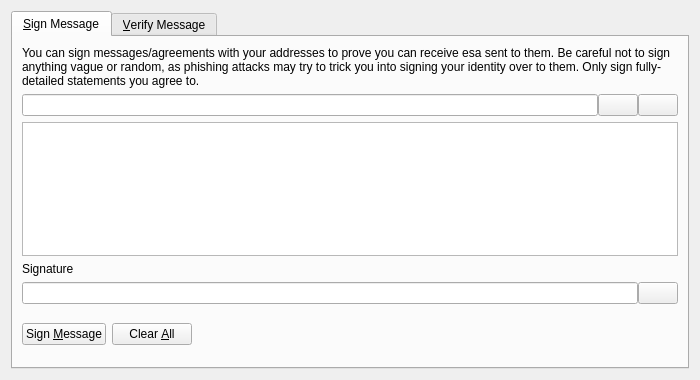
<?xml version="1.0" encoding="UTF-8"?>
<ui version="4.0">
 <class>SignVerifyMessageDialog</class>
 <widget class="QDialog" name="SignVerifyMessageDialog">
  <property name="geometry">
   <rect>
    <x>0</x>
    <y>0</y>
    <width>700</width>
    <height>380</height>
   </rect>
  </property>
  <property name="windowTitle">
   <string>Signatures - Sign / Verify a Message</string>
  </property>
  <property name="modal">
   <bool>true</bool>
  </property>
  <layout class="QVBoxLayout" name="verticalLayout">
   <item>
    <widget class="QTabWidget" name="tabWidget">
     <property name="currentIndex">
      <number>0</number>
     </property>
     <widget class="QWidget" name="tabSignMessage">
      <attribute name="title">
       <string>&amp;Sign Message</string>
      </attribute>
      <layout class="QVBoxLayout" name="verticalLayout_SM">
       <item>
        <widget class="QLabel" name="infoLabel_SM">
         <property name="text">
          <string>You can sign messages/agreements with your addresses to prove you can receive esa sent to them. Be careful not to sign anything vague or random, as phishing attacks may try to trick you into signing your identity over to them. Only sign fully-detailed statements you agree to.</string>
         </property>
         <property name="textFormat">
          <enum>Qt::PlainText</enum>
         </property>
         <property name="wordWrap">
          <bool>true</bool>
         </property>
        </widget>
       </item>
       <item>
        <layout class="QHBoxLayout" name="horizontalLayout_1_SM">
         <property name="spacing">
          <number>0</number>
         </property>
         <item>
          <widget class="QValidatedLineEdit" name="addressIn_SM">
           <property name="toolTip">
            <string>The esa address to sign the message with</string>
           </property>
          </widget>
         </item>
         <item>
          <widget class="QPushButton" name="addressBookButton_SM">
           <property name="toolTip">
            <string>Choose previously used address</string>
           </property>
           <property name="text">
            <string/>
           </property>
           <property name="icon">
            <iconset resource="../esa.qrc">
             <normaloff>:/icons/address-book</normaloff>:/icons/address-book</iconset>
           </property>
           <property name="shortcut">
            <string>Alt+A</string>
           </property>
           <property name="autoDefault">
            <bool>false</bool>
           </property>
          </widget>
         </item>
         <item>
          <widget class="QPushButton" name="pasteButton_SM">
           <property name="toolTip">
            <string>Paste address from clipboard</string>
           </property>
           <property name="text">
            <string/>
           </property>
           <property name="icon">
            <iconset resource="../esa.qrc">
             <normaloff>:/icons/editpaste</normaloff>:/icons/editpaste</iconset>
           </property>
           <property name="shortcut">
            <string>Alt+P</string>
           </property>
           <property name="autoDefault">
            <bool>false</bool>
           </property>
          </widget>
         </item>
        </layout>
       </item>
       <item>
        <widget class="QPlainTextEdit" name="messageIn_SM">
         <property name="toolTip">
          <string>Enter the message you want to sign here</string>
         </property>
        </widget>
       </item>
       <item>
        <widget class="QLabel" name="signatureLabel_SM">
         <property name="text">
          <string>Signature</string>
         </property>
         <property name="textFormat">
          <enum>Qt::PlainText</enum>
         </property>
        </widget>
       </item>
       <item>
        <layout class="QHBoxLayout" name="horizontalLayout_2_SM">
         <property name="spacing">
          <number>0</number>
         </property>
         <item>
          <widget class="QLineEdit" name="signatureOut_SM">
           <property name="font">
            <font>
             <italic>true</italic>
            </font>
           </property>
           <property name="readOnly">
            <bool>true</bool>
           </property>
          </widget>
         </item>
         <item>
          <widget class="QPushButton" name="copySignatureButton_SM">
           <property name="toolTip">
            <string>Copy the current signature to the system clipboard</string>
           </property>
           <property name="text">
            <string/>
           </property>
           <property name="icon">
            <iconset resource="../esa.qrc">
             <normaloff>:/icons/editcopy</normaloff>:/icons/editcopy</iconset>
           </property>
           <property name="autoDefault">
            <bool>false</bool>
           </property>
          </widget>
         </item>
        </layout>
       </item>
       <item>
        <layout class="QHBoxLayout" name="horizontalLayout_3_SM">
         <item>
          <widget class="QPushButton" name="signMessageButton_SM">
           <property name="toolTip">
            <string>Sign the message to prove you own this esa address</string>
           </property>
           <property name="text">
            <string>Sign &amp;Message</string>
           </property>
           <property name="icon">
            <iconset resource="../esa.qrc">
             <normaloff>:/icons/edit</normaloff>:/icons/edit</iconset>
           </property>
           <property name="autoDefault">
            <bool>false</bool>
           </property>
          </widget>
         </item>
         <item>
          <widget class="QPushButton" name="clearButton_SM">
           <property name="toolTip">
            <string>Reset all sign message fields</string>
           </property>
           <property name="text">
            <string>Clear &amp;All</string>
           </property>
           <property name="icon">
            <iconset resource="../esa.qrc">
             <normaloff>:/icons/remove</normaloff>:/icons/remove</iconset>
           </property>
           <property name="autoDefault">
            <bool>false</bool>
           </property>
          </widget>
         </item>
         <item>
          <spacer name="horizontalSpacer_1_SM">
           <property name="orientation">
            <enum>Qt::Horizontal</enum>
           </property>
           <property name="sizeHint" stdset="0">
            <size>
             <width>40</width>
             <height>48</height>
            </size>
           </property>
          </spacer>
         </item>
         <item>
          <widget class="QLabel" name="statusLabel_SM">
           <property name="font">
            <font>
             <weight>75</weight>
             <bold>true</bold>
            </font>
           </property>
           <property name="text">
            <string/>
           </property>
           <property name="wordWrap">
            <bool>true</bool>
           </property>
          </widget>
         </item>
         <item>
          <spacer name="horizontalSpacer_2_SM">
           <property name="orientation">
            <enum>Qt::Horizontal</enum>
           </property>
           <property name="sizeHint" stdset="0">
            <size>
             <width>40</width>
             <height>48</height>
            </size>
           </property>
          </spacer>
         </item>
        </layout>
       </item>
      </layout>
     </widget>
     <widget class="QWidget" name="tabVerifyMessage">
      <attribute name="title">
       <string>&amp;Verify Message</string>
      </attribute>
      <layout class="QVBoxLayout" name="verticalLayout_VM">
       <item>
        <widget class="QLabel" name="infoLabel_VM">
         <property name="text">
          <string>Enter the receiver's address, message (ensure you copy line breaks, spaces, tabs, etc. exactly) and signature below to verify the message. Be careful not to read more into the signature than what is in the signed message itself, to avoid being tricked by a man-in-the-middle attack. Note that this only proves the signing party receives with the address, it cannot prove sendership of any transaction!</string>
         </property>
         <property name="textFormat">
          <enum>Qt::PlainText</enum>
         </property>
         <property name="alignment">
          <set>Qt::AlignLeading|Qt::AlignLeft|Qt::AlignTop</set>
         </property>
         <property name="wordWrap">
          <bool>true</bool>
         </property>
        </widget>
       </item>
       <item>
        <layout class="QHBoxLayout" name="horizontalLayout_1_VM">
         <property name="spacing">
          <number>0</number>
         </property>
         <item>
          <widget class="QValidatedLineEdit" name="addressIn_VM">
           <property name="toolTip">
            <string>The esa address the message was signed with</string>
           </property>
          </widget>
         </item>
         <item>
          <widget class="QPushButton" name="addressBookButton_VM">
           <property name="toolTip">
            <string>Choose previously used address</string>
           </property>
           <property name="text">
            <string/>
           </property>
           <property name="icon">
            <iconset resource="../esa.qrc">
             <normaloff>:/icons/address-book</normaloff>:/icons/address-book</iconset>
           </property>
           <property name="shortcut">
            <string>Alt+A</string>
           </property>
           <property name="autoDefault">
            <bool>false</bool>
           </property>
          </widget>
         </item>
        </layout>
       </item>
       <item>
        <widget class="QPlainTextEdit" name="messageIn_VM"/>
       </item>
       <item>
        <widget class="QValidatedLineEdit" name="signatureIn_VM"/>
       </item>
       <item>
        <layout class="QHBoxLayout" name="horizontalLayout_2_VM">
         <item>
          <widget class="QPushButton" name="verifyMessageButton_VM">
           <property name="toolTip">
            <string>Verify the message to ensure it was signed with the specified esa address</string>
           </property>
           <property name="text">
            <string>Verify &amp;Message</string>
           </property>
           <property name="icon">
            <iconset resource="../esa.qrc">
             <normaloff>:/icons/transaction_0</normaloff>:/icons/transaction_0</iconset>
           </property>
           <property name="autoDefault">
            <bool>false</bool>
           </property>
          </widget>
         </item>
         <item>
          <widget class="QPushButton" name="clearButton_VM">
           <property name="toolTip">
            <string>Reset all verify message fields</string>
           </property>
           <property name="text">
            <string>Clear &amp;All</string>
           </property>
           <property name="icon">
            <iconset resource="../esa.qrc">
             <normaloff>:/icons/remove</normaloff>:/icons/remove</iconset>
           </property>
           <property name="autoDefault">
            <bool>false</bool>
           </property>
          </widget>
         </item>
         <item>
          <spacer name="horizontalSpacer_1_VM">
           <property name="orientation">
            <enum>Qt::Horizontal</enum>
           </property>
           <property name="sizeHint" stdset="0">
            <size>
             <width>40</width>
             <height>48</height>
            </size>
           </property>
          </spacer>
         </item>
         <item>
          <widget class="QLabel" name="statusLabel_VM">
           <property name="font">
            <font>
             <weight>75</weight>
             <bold>true</bold>
            </font>
           </property>
           <property name="text">
            <string/>
           </property>
           <property name="wordWrap">
            <bool>true</bool>
           </property>
          </widget>
         </item>
         <item>
          <spacer name="horizontalSpacer_2_VM">
           <property name="orientation">
            <enum>Qt::Horizontal</enum>
           </property>
           <property name="sizeHint" stdset="0">
            <size>
             <width>40</width>
             <height>48</height>
            </size>
           </property>
          </spacer>
         </item>
        </layout>
       </item>
      </layout>
     </widget>
    </widget>
   </item>
  </layout>
 </widget>
 <customwidgets>
  <customwidget>
   <class>QValidatedLineEdit</class>
   <extends>QLineEdit</extends>
   <header>qvalidatedlineedit.h</header>
  </customwidget>
 </customwidgets>
 <resources>
  <include location="../esa.qrc"/>
 </resources>
 <connections/>
</ui>
